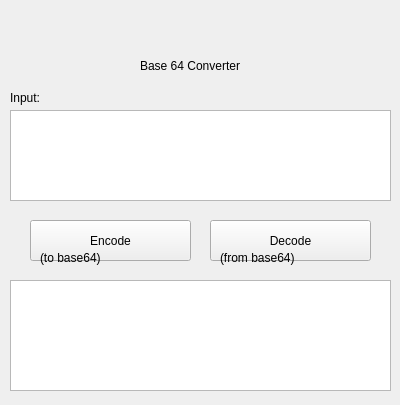
<?xml version="1.0" encoding="UTF-8"?>
<ui version="4.0">
 <class>MainWindow</class>
 <widget class="QMainWindow" name="MainWindow">
  <property name="geometry">
   <rect>
    <x>0</x>
    <y>0</y>
    <width>400</width>
    <height>405</height>
   </rect>
  </property>
  <property name="windowTitle">
   <string>MainWindow</string>
  </property>
  <widget class="QWidget" name="centralWidget">
   <widget class="QPushButton" name="pushButton_1">
    <property name="geometry">
     <rect>
      <x>30</x>
      <y>220</y>
      <width>161</width>
      <height>41</height>
     </rect>
    </property>
    <property name="text">
     <string>Encode</string>
    </property>
   </widget>
   <widget class="QPushButton" name="pushButton_2">
    <property name="geometry">
     <rect>
      <x>210</x>
      <y>220</y>
      <width>161</width>
      <height>41</height>
     </rect>
    </property>
    <property name="text">
     <string>Decode</string>
    </property>
   </widget>
   <widget class="QTextEdit" name="textEditOut">
    <property name="geometry">
     <rect>
      <x>10</x>
      <y>280</y>
      <width>381</width>
      <height>111</height>
     </rect>
    </property>
    <property name="documentTitle">
     <string> </string>
    </property>
   </widget>
   <widget class="QTextEdit" name="textEditIn">
    <property name="geometry">
     <rect>
      <x>10</x>
      <y>110</y>
      <width>381</width>
      <height>91</height>
     </rect>
    </property>
   </widget>
   <widget class="QLabel" name="label">
    <property name="geometry">
     <rect>
      <x>140</x>
      <y>50</y>
      <width>121</width>
      <height>31</height>
     </rect>
    </property>
    <property name="text">
     <string>Base 64 Converter</string>
    </property>
   </widget>
   <widget class="QLabel" name="label_2">
    <property name="geometry">
     <rect>
      <x>40</x>
      <y>250</y>
      <width>141</width>
      <height>16</height>
     </rect>
    </property>
    <property name="text">
     <string>(to base64)</string>
    </property>
   </widget>
   <widget class="QLabel" name="label_3">
    <property name="geometry">
     <rect>
      <x>220</x>
      <y>250</y>
      <width>141</width>
      <height>16</height>
     </rect>
    </property>
    <property name="text">
     <string>(from base64)</string>
    </property>
   </widget>
   <widget class="QLabel" name="label_4">
    <property name="geometry">
     <rect>
      <x>10</x>
      <y>90</y>
      <width>60</width>
      <height>16</height>
     </rect>
    </property>
    <property name="text">
     <string>Input:</string>
    </property>
   </widget>
  </widget>
 </widget>
 <layoutdefault spacing="6" margin="11"/>
 <resources/>
 <connections/>
</ui>
